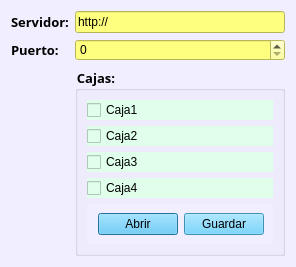
<?xml version="1.0" encoding="UTF-8"?>
<ui version="4.0">
 <class>Configuracion</class>
 <widget class="QDialog" name="Configuracion">
  <property name="geometry">
   <rect>
    <x>0</x>
    <y>0</y>
    <width>296</width>
    <height>236</height>
   </rect>
  </property>
  <property name="windowTitle">
   <string>Configuracion</string>
  </property>
  <property name="windowIcon">
   <iconset resource="Recursos.qrc">
    <normaloff>:/Icono</normaloff>:/Icono</iconset>
  </property>
  <property name="styleSheet">
   <string notr="true">background-color: rgb(241, 239, 255);</string>
  </property>
  <layout class="QFormLayout" name="formLayout">
   <item row="0" column="0">
    <widget class="QLabel" name="label">
     <property name="font">
      <font>
       <family>Source Code Pro</family>
       <pointsize>10</pointsize>
       <weight>75</weight>
       <bold>true</bold>
      </font>
     </property>
     <property name="text">
      <string>Servidor:</string>
     </property>
    </widget>
   </item>
   <item row="0" column="1">
    <widget class="QLineEdit" name="InDirecion">
     <property name="focusPolicy">
      <enum>Qt::StrongFocus</enum>
     </property>
     <property name="styleSheet">
      <string notr="true">background-color: rgb(255, 255, 127);</string>
     </property>
     <property name="text">
      <string>http://</string>
     </property>
    </widget>
   </item>
   <item row="1" column="0">
    <widget class="QLabel" name="label_2">
     <property name="font">
      <font>
       <family>Source Code Pro</family>
       <pointsize>10</pointsize>
       <weight>75</weight>
       <bold>true</bold>
      </font>
     </property>
     <property name="text">
      <string>Puerto:</string>
     </property>
    </widget>
   </item>
   <item row="1" column="1">
    <widget class="QSpinBox" name="InPuerto">
     <property name="styleSheet">
      <string notr="true">background-color: rgb(255, 255, 127);</string>
     </property>
     <property name="maximum">
      <number>999999</number>
     </property>
     <property name="value">
      <number>0</number>
     </property>
    </widget>
   </item>
   <item row="2" column="1">
    <widget class="QGroupBox" name="groupBox">
     <property name="font">
      <font>
       <family>Source Code Pro</family>
       <pointsize>10</pointsize>
       <weight>75</weight>
       <bold>true</bold>
      </font>
     </property>
     <property name="title">
      <string>Cajas:</string>
     </property>
     <layout class="QVBoxLayout" name="verticalLayout">
      <item>
       <widget class="QCheckBox" name="chkCaja1">
        <property name="styleSheet">
         <string notr="true">background-color: rgb(224, 255, 234);</string>
        </property>
        <property name="text">
         <string>Caja1</string>
        </property>
       </widget>
      </item>
      <item>
       <widget class="QCheckBox" name="chkCaja2">
        <property name="styleSheet">
         <string notr="true">background-color: rgb(224, 255, 234);</string>
        </property>
        <property name="text">
         <string>Caja2</string>
        </property>
       </widget>
      </item>
      <item>
       <widget class="QCheckBox" name="chkCaja3">
        <property name="styleSheet">
         <string notr="true">background-color: rgb(224, 255, 234);</string>
        </property>
        <property name="text">
         <string>Caja3</string>
        </property>
       </widget>
      </item>
      <item>
       <widget class="QCheckBox" name="chkCaja4">
        <property name="styleSheet">
         <string notr="true">background-color: rgb(224, 255, 234);</string>
        </property>
        <property name="text">
         <string>Caja4</string>
        </property>
       </widget>
      </item>
      <item>
       <widget class="QWidget" name="widget" native="true">
        <layout class="QHBoxLayout" name="horizontalLayout">
         <item>
          <spacer name="horizontalSpacer">
           <property name="orientation">
            <enum>Qt::Horizontal</enum>
           </property>
           <property name="sizeHint" stdset="0">
            <size>
             <width>40</width>
             <height>20</height>
            </size>
           </property>
          </spacer>
         </item>
         <item>
          <widget class="QPushButton" name="pushButton">
           <property name="styleSheet">
            <string notr="true">background-color: rgb(85, 204, 255);</string>
           </property>
           <property name="text">
            <string>Abrir</string>
           </property>
          </widget>
         </item>
         <item>
          <widget class="QPushButton" name="btnGuardar">
           <property name="styleSheet">
            <string notr="true">background-color: rgb(85, 204, 255);</string>
           </property>
           <property name="text">
            <string>Guardar</string>
           </property>
          </widget>
         </item>
        </layout>
       </widget>
      </item>
     </layout>
    </widget>
   </item>
  </layout>
 </widget>
 <resources>
  <include location="Recursos.qrc"/>
 </resources>
 <connections/>
</ui>
